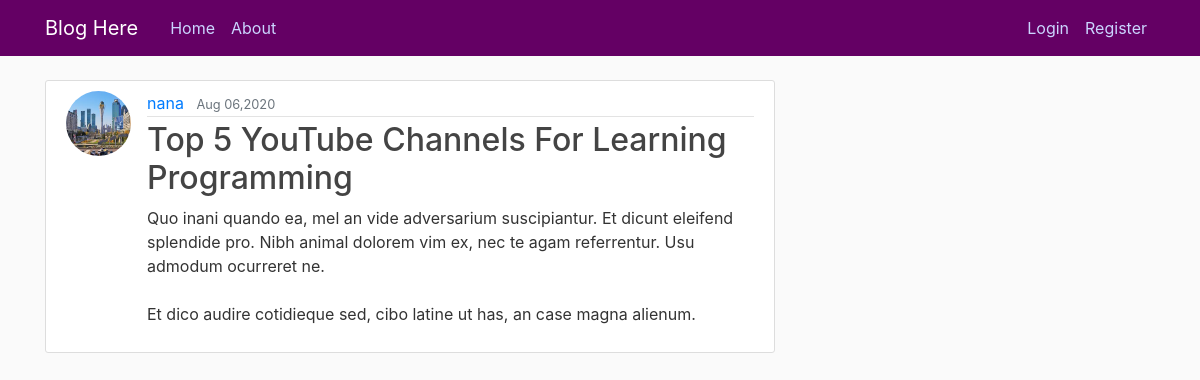
The page /post/29/ on the database its author committed.
### blog/models.py (models this page shows, shortened)
class Post(models.Model):
    title = models.CharField(max_length=100)
    content = models.TextField()
    date = models.DateTimeField(default=timezone.now)
    author = models.ForeignKey(User, on_delete=models.CASCADE)

### users/models.py (models this page shows, shortened)
class Profile(models.Model):
    user = models.OneToOneField(User, on_delete=models.CASCADE)
    image = models.ImageField(default='default.jpg', upload_to='profile_pics')

### blog/views.py (the view)
# urls.py: path('post/<int:pk>/', views.PostDetailView.as_view(), name='post-detail'),
class PostDetailView(DetailView):
    model = Post

### blog/templates/blog/post_detail.html (shortened to what this page needs)
{% extends "blog/base.html" %}
{% block content %}
    <article class="media content-section">
      <img class="rounded-circle article-img" src="{{ object.author.profile.image.url }}">
      <div class="media-body">
        <div class="article-metadata">
            <a class="mr-2" href="{% url 'user-posts' object.author.username %}">{{ object.author }}</a>
          <small class="text-muted">{{ object.date|date:"M d,Y"}}</small>
        </div>
        <h2 class="article-title">{{ object.title }}</h2>
        <p class="article-content">{{ object.content }}</p>
      </div>
    </article>
{% endblock content %}

### blog/static/blog/main.css (style rules this page uses)
body { background: #fafafa; color: #333333; margin-top: 5rem; }
h1, h2, h3, h4, h5, h6 { color: #111111; }
.content-section { background: #ffffff; padding: 10px 20px; border: 1px solid #dddddd; border-radius: 3px; margin-bottom: 20px; }
.article-title { color: #444444; }
.article-content { white-space: pre-line; }
.article-img { height: 65px; width: 65px; margin-right: 16px; }
.article-metadata { padding-bottom: 1px; margin-bottom: 4px; border-bottom: 1px solid #e3e3e3 }

### rows shown on the page
Post: author.profile.image (picture), author "nana", date "Aug 06,2020", title "Top 5 YouTube Channels For Learning Programming", content "Quo inani quando ea, mel an vide adversarium suscipiantur. Et dicunt eleifend splendide pro. Nibh animal dolorem vim ex, nec te agam referrentur. Usu admodum ocurreret ne. Et dico audire cotidieque sed, cibo latine ut has, an case magna alienum."
